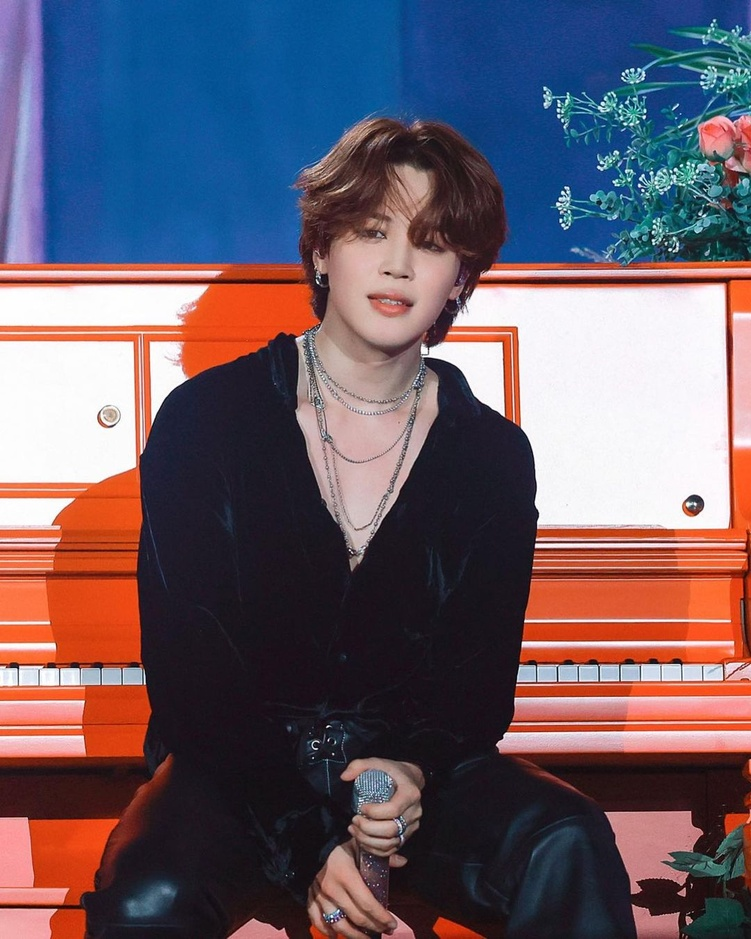
#> input picture jimin.jpg, 751 x 939 px, shrunk from 1080 x 1350 before the run
$ python main.py
#> lines starting #> are read from the running program, lines starting #| are printed output that depends on the picture
import cv2
import matplotlib.pyplot as plt
img=cv2.imread("jimin.jpg")
#> img is the input picture: shape (939, 751, 3); mean B, G, R 102.8, 91.5, 105.4
cv2.imshow('original image',img)
cv2.waitKey(0)
cv2.destroyAllWindows()
plt.imshow(img)
plt.axis(False)
plt.savefig('temp.png')
plt.show()
plt.imshow(img[:,:,::-1])
plt.axis(False)
plt.savefig('temp.png')
plt.show()
RGB_img = cv2.cvtColor(img, cv2.COLOR_BGR2RGB)
plt.imshow(RGB_img)
plt.axis(False)
plt.savefig('temp.png')
plt.show()
# Convert to Grey Image
grey_img=cv2.cvtColor(img, cv2.COLOR_BGR2GRAY)
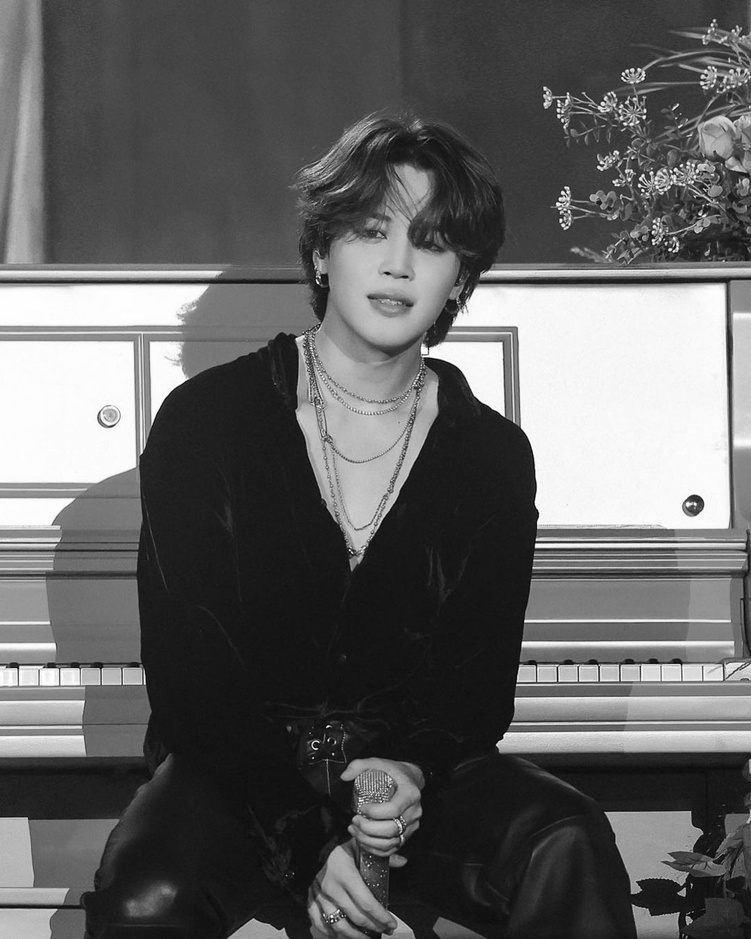
#> grey_img: shape (939, 751); min 1, max 255, mean 96.9

# Invert Image
invert_img=cv2.bitwise_not(grey_img)
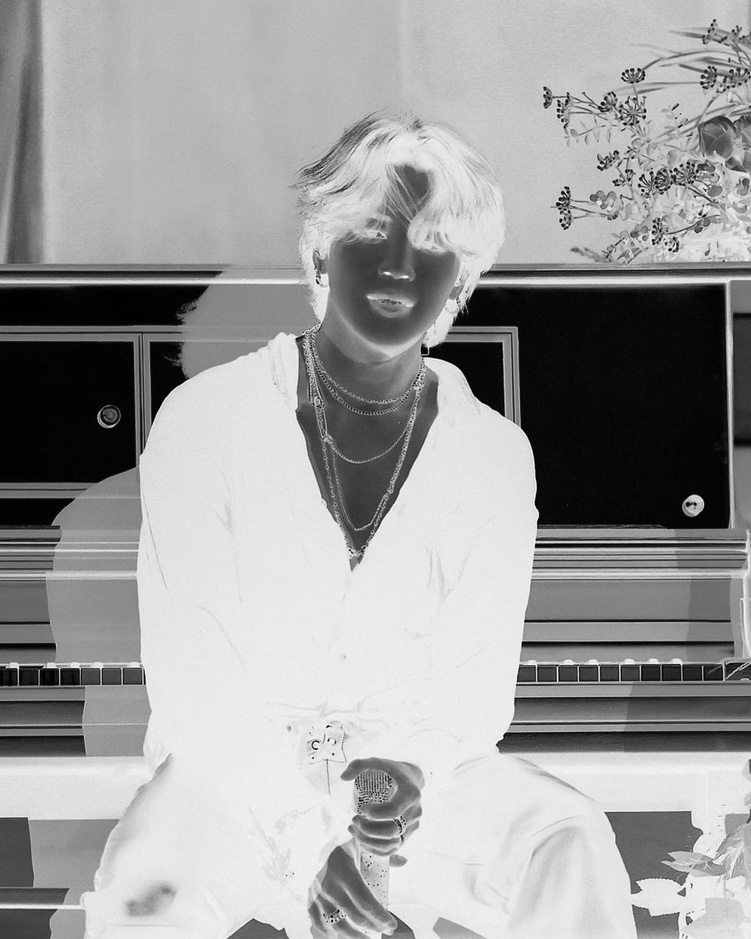
#> invert_img: shape (939, 751); min 0, max 254, mean 158.1
#invert_img=255-grey_img

# Blur image
blur_img=cv2.GaussianBlur(invert_img, (111,111),0)
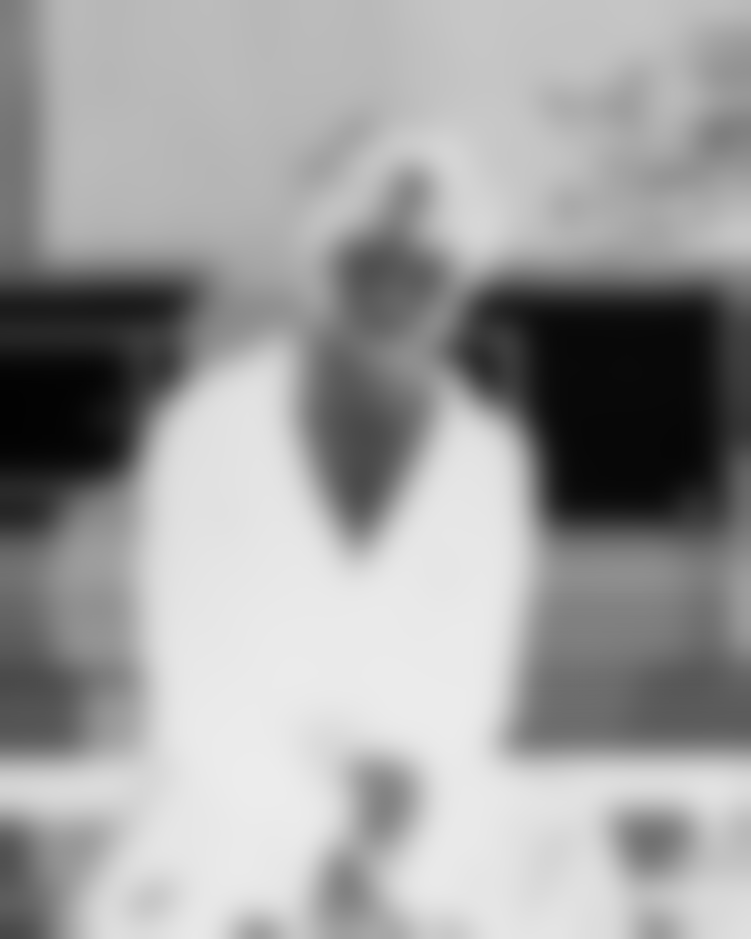
#> blur_img: shape (939, 751); min 2, max 236, mean 158.1

# Invert Blurred Image
invblur_img=cv2.bitwise_not(blur_img)
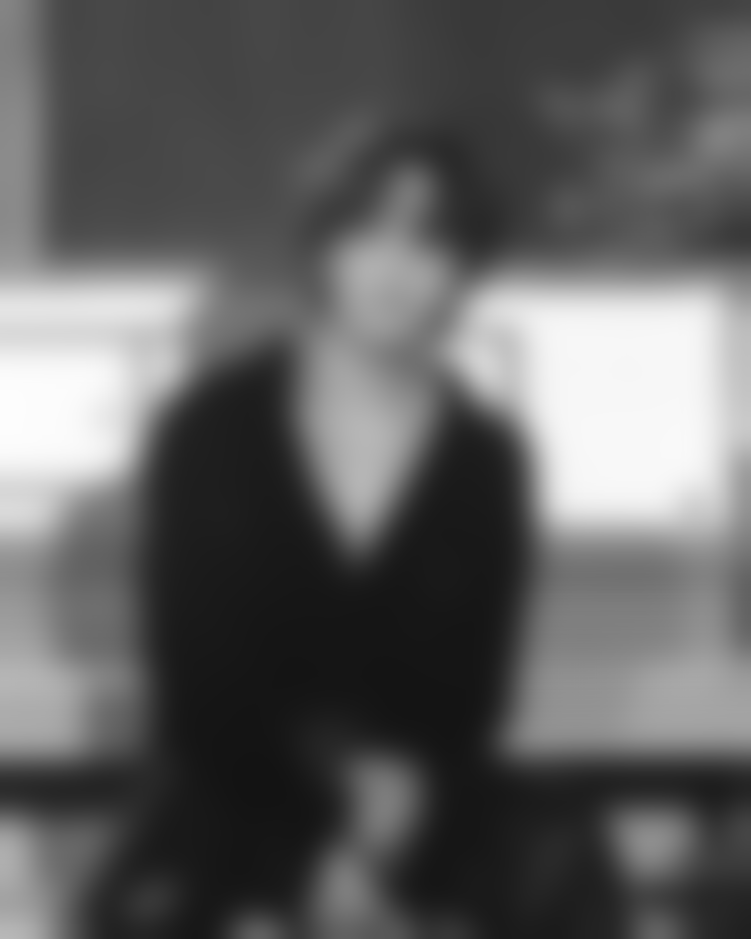
#> invblur_img: shape (939, 751); min 19, max 253, mean 96.9
#invblur_img=255-blur_img

# Sketch Image
sketch_img=cv2.divide(grey_img,invblur_img, scale=256.0)
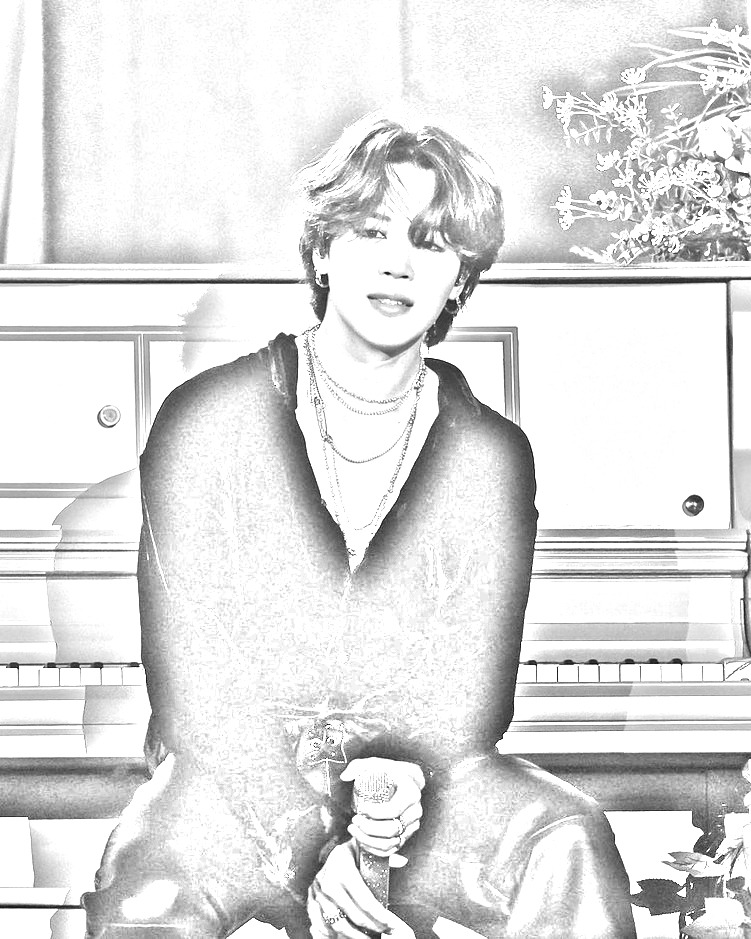
#> sketch_img: shape (939, 751); min 3, max 255, mean 223.8

# Save Sketch
cv2.imwrite('sketch.png', sketch_img)

# Display sketch
cv2.imshow('sketch image',sketch_img)
cv2.waitKey(0)
cv2.destroyAllWindows()
plt.figure(figsize=(14,8))

plt.subplot(1,2,1)
plt.title('Original image', size=18)
plt.imshow(RGB_img)
plt.axis('off')

plt.subplot(1,2,2)
plt.title('Sketch', size=18)
rgb_sketch=cv2.cvtColor(sketch_img, cv2.COLOR_BGR2RGB)
plt.imshow(rgb_sketch)
plt.axis('off')
plt.savefig('temp1.png')
plt.show()


def sketch_image(photo, k_size):
    # Read Image
    img = cv2.imread(photo)

    # Convert to Grey Image
#> (the run stopped early here; a loop or call above may not have finished)
